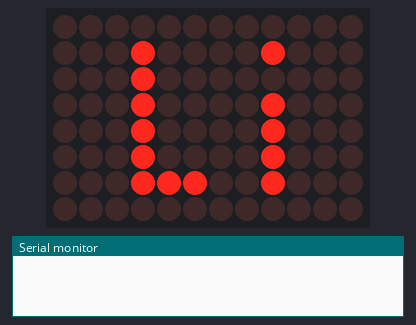
Recording of a program running on a simulated Arduino Uno R4 WiFi. Shown: 12×8 LED matrix, the last lines printed to the serial monitor.

Above: at 0.44 s.
At 2.95 s:
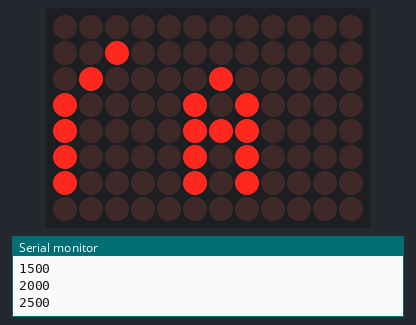
At 3.94 s:
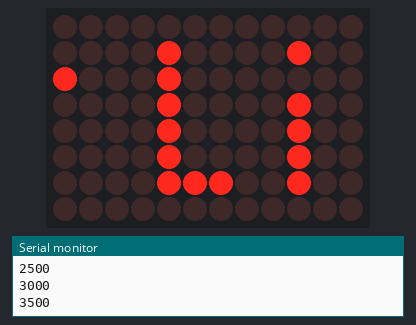

Measured:
- by itself, everything shown: repeats every 3.6 s, in 53 steps

The program:

main.cpp
```cpp
#include <Arduino.h>
#include "Arduino_LED_Matrix.h"   //Include the LED_Matrix library
#include "lilyNaya.h"            //Include animation.h header file

// Create an instance of the ArduinoLEDMatrix class
ArduinoLEDMatrix matrix;

void setup() {
  Serial.begin(115200);
  // you can also load frames at runtime, without stopping the refresh
  matrix.loadSequence(lilyNaya);
  matrix.begin();
  // turn on autoscroll to avoid calling next() to show the next frame; the paramenter is in milliseconds
  matrix.autoscroll(1000);
  matrix.play(true);
}

void loop() {
  delay(500);
  Serial.println(millis());
}
```

lilyNaya.h
```cpp
const uint32_t lilyNaya[][4] = {
	{
		0x183b424,
		0x42043041,
		0x80d0060,
		66
	},
	{
		0x98268204,
		0x20829827,
		0x3400000,
		66
	},
	{
		0xb10d1011,
		0x1102104,
		0x1081c000,
		66
	},
	{
		0x620a2032,
		0x2204208,
		0x20838000,
		66
	},
	{
		0x84144,
		0x8410410,
		0x41071000,
		66
	},
	{
		0x8488,
		0x840840,
		0x840e4000,
		66
	},
	{
		0x10810,
		0x1081081,
		0x81c8000,
		66
	},
	{
		0x21120,
		0x12112112,
		0x11391000,
		66
	},
	{
		0x42240,
		0x24224224,
		0x22723000,
		66
	},
	{
		0x84480,
		0x48448448,
		0x44e47000,
		66
	},
	{
		0x8800,
		0x80880880,
		0x88c8e000,
		66
	},
	{
		0x11101,
		0x11101101,
		0x1091c000,
		66
	},
	{
		0x22202,
		0x22212212,
		0x21239000,
		66
	},
	{
		0x44404,
		0x54434424,
		0x42472000,
		66
	},
	{
		0x88908,
		0xe8868848,
		0x848e4000,
		66
	},
	{
		0x11211,
		0xc10c1081,
		0x81c8000,
		66
	},
	{
		0xa2422,
		0x82182102,
		0x10391000,
		66
	},
	{
		0x44845,
		0x4204204,
		0x20723001,
		66
	},
	{
		0x8908a,
		0x8408408,
		0x40e46002,
		66
	},
	{
		0x1201c,
		0x800800,
		0x80c8c004,
		66
	},
	{
		0x24018,
		0x1001001,
		0x918008,
		66
	},
	{
		0x48150,
		0x12012012,
		0x1231010,
		66
	},
	{
		0x902e0,
		0x34024024,
		0x2462020,
		66
	},
	{
		0x20440,
		0x68058048,
		0x48c4040,
		66
	},
	{
		0x40980,
		0xd00b0090,
		0x9189080,
		66
	},
	{
		0x81201,
		0xa0160120,
		0x12312100,
		66
	},
	{
		0x2403,
		0x402c0240,
		0x24624200,
		66
	},
	{
		0x4806,
		0x80590490,
		0x49c49400,
		66
	},
	{
		0x900d,
		0x10b20930,
		0x92892800,
		66
	},
	{
		0x1201a,
		0x21651271,
		0x25125000,
		66
	},
	{
		0x24034,
		0x42ca24e2,
		0x4a24a000,
		66
	},
	{
		0x48068,
		0x859449c4,
		0x94494000,
		66
	},
	{
		0x901d1,
		0xb289389,
		0x28928000,
		66
	},
	{
		0x202a2,
		0x26512712,
		0x51251000,
		66
	},
	{
		0x40444,
		0x5ca24e24,
		0xa24a2000,
		66
	},
	{
		0x80988,
		0xa9449c49,
		0x44944000,
		66
	},
	{
		0x1211,
		0x42883882,
		0x88288000,
		66
	},
	{
		0x2422,
		0x85107105,
		0x10510000,
		66
	},
	{
		0x4845,
		0xa21e21a,
		0x21a21000,
		66
	},
	{
		0x908a,
		0x1442c434,
		0x42442000,
		66
	},
	{
		0x12014,
		0x28858878,
		0x85885000,
		66
	},
	{
		0x24028,
		0x410a10e1,
		0xa10a000,
		66
	},
	{
		0x48050,
		0x821421c2,
		0x14214000,
		66
	},
	{
		0x900a1,
		0x4284384,
		0x28428000,
		66
	},
	{
		0x20042,
		0x8508708,
		0x50850000,
		66
	},
	{
		0x40084,
		0xa00e00,
		0xa00a0000,
		66
	},
	{
		0x80008,
		0x1401c01,
		0x40140000,
		66
	},
	{
		0x10,
		0x2803802,
		0x80280000,
		66
	},
	{
		0x20,
		0x5007005,
		0x500000,
		66
	},
	{
		0x40,
		0xa00e00a,
		0xa00000,
		66
	},
	{
		0x80,
		0x400c004,
		0x400000,
		66
	},
	{
		0x0,
		0x8008008,
		0x800000,
		66
	},
	{
		0x0,
		0x0,
		0x0,
		66
	},
	{
		0x0,
		0x0,
		0x0,
		66
	}
};
```
